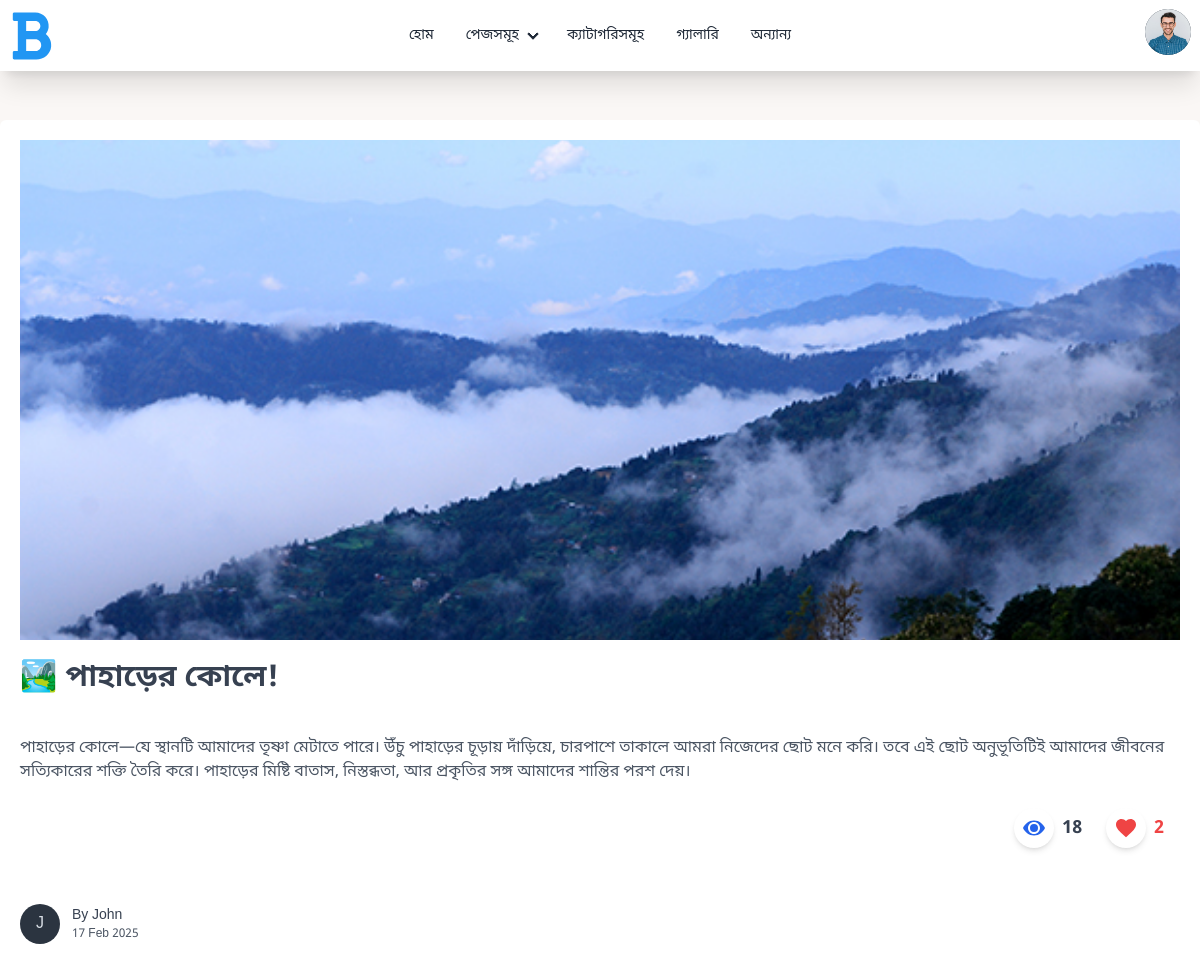
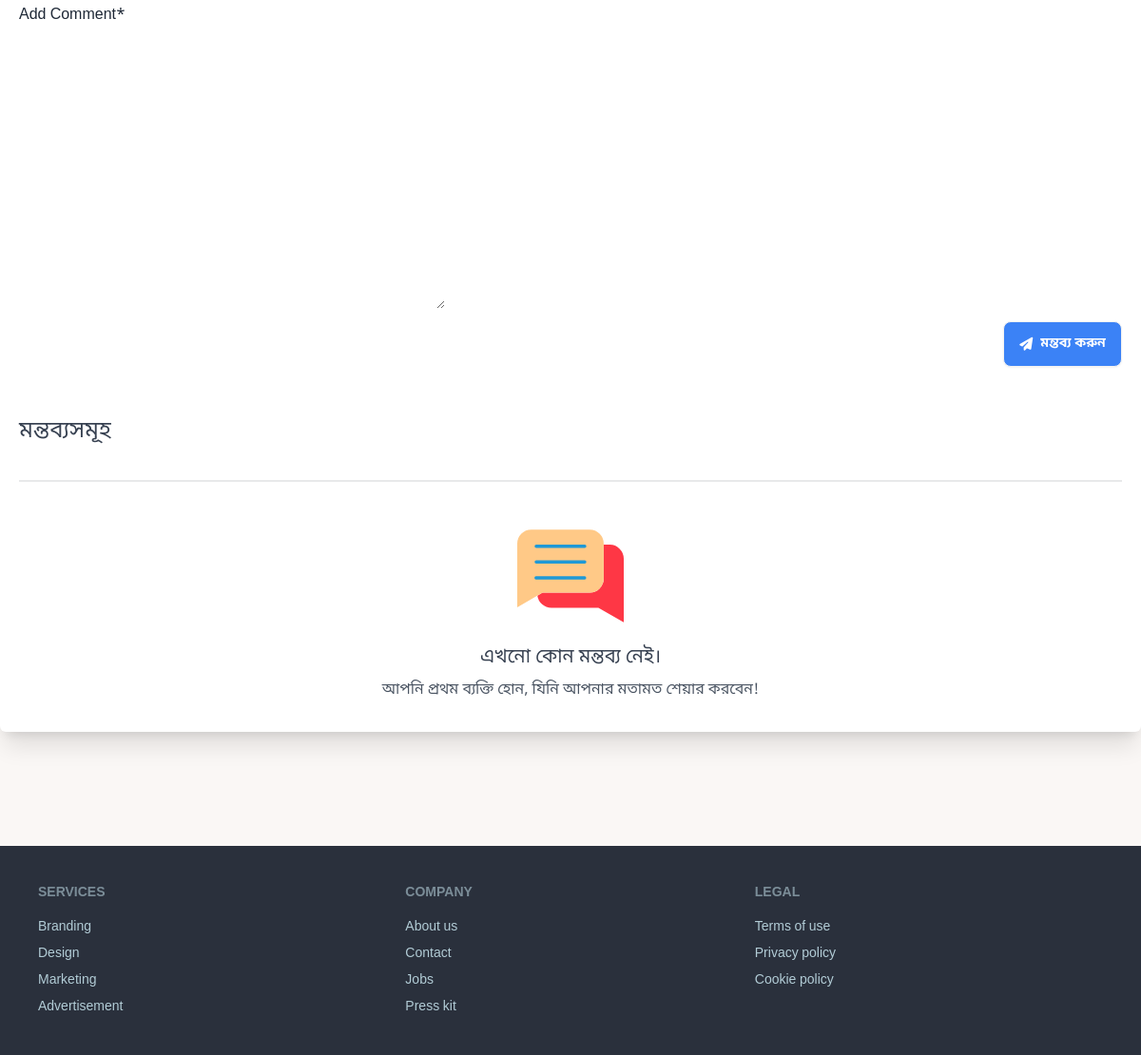
Page /post_detail/9 (signed in) on the committed database (2 pictures, top to bottom).
### UserAuth/models.py (models this page shows, shortened)
class Profile(models.Model):
    user = models.OneToOneField(User, on_delete=models.CASCADE)
    bio = models.TextField(blank=True, null=True)
    profile_picture = models.ImageField(upload_to='profile_pics/', blank=True, null=True)
    location = models.CharField(max_length=100, blank=True, null=True)
    date_of_birth = models.DateField(null=True, blank=True)

### Posts/models.py (models this page shows, shortened)
class Post(models.Model):
    title = models.CharField(max_length=200)
    content = models.TextField()
    image = models.ImageField(upload_to='Posts/post_images/', null=True, blank=True)
    author = models.ForeignKey(User, on_delete=models.CASCADE)
    view_count = models.PositiveBigIntegerField(default=0)
    liked_users = models.ManyToManyField(User, related_name='liked_posts', blank=True)
    created_at = models.DateTimeField(auto_now_add=True)
    updated_at = models.DateTimeField(auto_now=True)
    class Meta:
        ordering = ['-created_at']

### Posts/views.py (the view)
# urls.py: path('post_detail/<int:pk>', views.post_detail, name='post_detail'),
def post_detail(request, pk):
    post = get_object_or_404(Post, pk=pk)
    post.view_count += 1
    post.save()
    is_liked = post.liked_users.filter(id=request.user.id).exists()
    comments = post.comment_set.all().order_by('-created_at').select_related('author')
    if request.method == 'POST':
        comment_form = CommentForm(request.POST)
        if comment_form.is_valid():
            comment = comment_form.save(commit=False)
            comment.post = post
            comment.author = request.user
            comment.save()
            messages.success(request, 'Comment added successfully!')
            return redirect('post_detail', pk=post.pk)
        else:
            messages.error(request, 'Invalid comment.')
    else:
        comment_form = CommentForm()
    return render(
        request,
        'Blog/post_detail.html',
        {
            'post': post,
            'comments': comments,
            'form': comment_form,
            'is_liked': is_liked,
        }
    )

### Posts/forms.py
class CommentForm(forms.ModelForm):
    class Meta:
        model = Comment
        fields = ('content',)

### Posts/templates/Blog/post_detail.html (shortened to what this page needs)
{% extends "layouts/main_layout.html" %}
{% load crispy_forms_tags %}
{% block content %}
<section class="max-w-screen-xl mx-auto my-[120px]">
    <div class="card bg-base-100 shadow-xl rounded-md" data-theme="light">
        <figure class="px-5 pt-5">
          <img
            src="{{ post.image.url }}"
            alt="Shoes"
            class="w-full object-cover max-h-[500px]" />
        </figure>
        <div class="card-body p-5">
          <h2 class="text-3xl font-semibold text-gray-700">{{ post.title }}</h2>
          <p class="text-gray-600 mt-8">{{ post.content}}</p>
          <div class="flex items-center justify-end space-x-6 p-4">
            <div class="flex items-center space-x-2 text-gray-700">
              <div class="flex items-center justify-center w-10 h-10 bg-white shadow-md rounded-full">
                <svg class="w-6 h-6 text-blue-600" fill="currentColor" viewBox="0 0 24 24">
                  <path d="M12 4.5C6.857 4.5 2.735 8.025 1 12c1.735 3.975 5.857 7.5 11 7.5s9.265-3.525 11-7.5c-1.735-3.975-5.857-7.5-11-7.5zM12 18c-3.314 0-6-2.686-6-6s2.686-6 6-6 6 2.686 6 6-2.686 6-6 6zm0-10a4 4 0 100 8 4 4 0 000-8z"></path>
                </svg>
              </div>
              <span class="text-lg font-semibold">{{ post.view_count }}</span>
            </div>
            {% if user.is_authenticated %}
            <a href="{% url "like_post" post.id %}" class="flex items-center space-x-2 text-gray-700 {% if is_liked %} text-red-500 {% endif %} transition duration-300">
              <div class="flex items-center justify-center w-10 h-10 bg-white shadow-md rounded-full transition duration-300">
                <svg class="w-6 h-6" fill="currentColor" viewBox="0 0 24 24">
                  <path d="M12 21.35l-1.45-1.32C5.4 15.36 2 12.28 2 8.5 2 5.42 4.42 3 7.5 3c1.74 0 3.41.81 4.5 2.09C13.09 3.81 14.76 3 16.5 3 19.58 3 22 5.42 22 8.5c0 3.78-3.4 6.86-8.55 11.54L12 21.35z"></path>
                </svg>
              </div>
              <span class="text-lg font-semibold">{{ post.liked_users.count }}</span>
            </a>
            {% endif %}
          </div>
          <div class="flex items-center gap-3 mt-8">
            <div class="avatar placeholder">
                <div class="bg-neutral text-neutral-content w-10 rounded-full">
                  <span>{{ post.author.username|slice:"1"|title }}</span>
                </div>
            </div>
              <div class="text-sm">
                <p class="font-medium text-gray-700">By {{ post.author.username }}</p>
                <p class="text-xs text-gray-600">{{ post.created_at|date:"d M Y" }}</p>
              </div>
          </div>
        </div>
        <div class="p-5">
            {% if request.user.is_authenticated %}
            <form method="POST">
                {{ form|crispy }}
                 <div class="flex justify-end">
                     <button type="submit" class="btn bg-blue-500 hover:bg-blue-600 text-white"><i class="fa-solid fa-paper-plane"></i> মন্তব্য করুন</button>
                </div>
            </form>
            {% else %}
                <p class="text-gray-600 text-center text-lg">মন্তব্য করার জন্য আপনাকে <a class="text-purple-600 font-medium" href="{% url "user_login" %}">লগইন</a> করতে হবে।</p>
            {% endif %}
        </div>
        {% include "Blog/components/comment_section.html" %}
    </div>
</section>
{% endblock %}

### templates/layouts/main_layout.html (shortened to what this page needs)
<!DOCTYPE html>
<html data-theme="cupcake" lang="en">
<head>
    <link href="https://cdn.jsdelivr.net/npm/daisyui@4.12.23/dist/full.min.css" rel="stylesheet" type="text/css" />
    <link rel="stylesheet" type="text/css" href="https://cdn.jsdelivr.net/npm/toastify-js/src/toastify.min.css">
    <link rel="stylesheet" href="https://cdnjs.cloudflare.com/ajax/libs/font-awesome/6.7.2/css/all.min.css" />
</head>
<body>
    {% block body %}
    <header class="shadow-xl fixed top-0 left-0 z-50 w-full" data-theme="light">
        {% include "components/nav.html" %}
    </header>
    <main class="mt-[68px]">
        {% block content %}
        {% endblock content %}
    </main>
    {% include "components/footer.html" %}
    {% endblock %}
    <script src="https://cdn.tailwindcss.com"></script>
</body>
</html>

### templates/components/nav.html (shortened to what this page needs)
{% load static %}
<nav class="navbar max-w-screen-xl mx-auto">
    <div class="navbar-start">
        <a href="{% url 'home' %}">
            <div class="w-12">
            </div>
        </a>
    </div>
    <div class="navbar-center hidden lg:flex">
        <ul class="menu menu-horizontal px-1">
            <li><a href="{% url 'home' %}" class="font-medium">হোম</a></li>
            <li>
                <details>
                    <summary class="font-medium">পেজসমূহ</summary>
                </details>
            </li>
            <li><a class="font-medium">ক্যাটাগরিসমূহ</a></li>
            <li><a href="#" class="font-medium">গ্যালারি</a></li>
            <li><a href="#" class="font-medium">অন্যান্য</a></li>
        </ul>
    </div>
    <div class="navbar-end">
        {% if user.is_authenticated %}
        <div class="dropdown dropdown-end">
            <div tabindex="0" role="button" class="btn btn-ghost btn-circle avatar">
                {% if user.profile.profile_picture %}
                <div class="avatar placeholder">
                    <img class="bg-neutral text-neutral-content w-10 rounded-full" src="{{ user.profile.profile_picture.url }}" alt="{{ user.username }}">
                </div>
                {% else %}
                <div class="avatar placeholder">
                    <div class="bg-neutral text-neutral-content w-10 rounded-full">
                        <span>{{ user.username|slice:"1"|title }}</span>
                    </div>
                </div>
                {% endif %}
            </div>
        </div>
        {% else %}
        <a href="{% url 'user_login' %}" class="btn bg-blue-500 hover:bg-blue-600 text-white rounded-md">লগ ইন</a>
        {% endif %}
    </div>
</nav>

### Posts/templates/Blog/components/comment_section.html (shortened to what this page needs)
<div class="py-8 relative">
    <div class="w-full max-w-7xl px-4 md:px-5 lg:px-5 mx-auto">
        <div class="w-full flex-col justify-start items-start gap-3 inline-flex">
            <h2 class="text-gray-700 text-2xl text-center font-medium">মন্তব্যসমূহ</h2>
            <div class="divider"></div>
            <div class="w-full flex-col justify-start items-start gap-8 flex">
                {% for comment in comments %}
                    <div class="w-full lg:p-8 p-5 bg-white rounded-3xl border border-gray-200 flex-col justify-start items-start flex">
                        <div class="w-full flex-col justify-start items-start gap-3.5 flex">
                            <div class="w-full justify-between items-center inline-flex">
                                <div class="justify-start items-center gap-2.5 flex">
                                    <div class="avatar placeholder">
                                        <div class="bg-neutral text-neutral-content w-10 rounded-full">
                                          <span>{{ comment.author.username|slice:"1"|title }}</span>
                                        </div>
                                    </div>
                                    <div class="flex-col justify-start items-start gap-1 inline-flex">
                                        <h5 class="text-gray-700 text-sm font-semibold leading-snug">{{ comment.author.username }}</h5>
                                        <h6 class="text-gray-600 text-xs leading-5 font-medium">{{ comment.created_at|date:"d M Y" }}</h6>
                                    </div>
                                </div>
                            </div>
                            <p id="comment-{{ comment.id }}" class="text-gray-800 text-sm font-normal leading-snug">{{ comment.content }}</p>
                            {% if comment.author == request.user %}
                            <div class="w-full justify-end items-start gap-3 inline-flex">
                                <a href="{% url "delete_comment" comment_id=comment.id %}" onclick="return confirm('আপনি কি সত্যিই এই মন্তব্যটি মুছে ফেলতে চান?')" class="btn btn-error text-white">
                                    মুছুন
                                </a>
                                <button onclick="handleEditComment({{ comment.id }})" class="btn bg-blue-500 hover:bg-blue-600 text-white">
                                   সম্পাদনা করুন
                                </button>
                            </div>
                            {% endif %}
                        </div>
                    </div>
                    {% empty %}
                    <div class="flex flex-col gap-2 items-center w-full">
                          <p class="text-center text-xl font-medium text-gray-700">এখনো কোন মন্তব্য নেই।</p>
                          <p class="text-gray-600">আপনি প্রথম ব্যক্তি হোন, যিনি আপনার মতামত শেয়ার করবেন!</p>
                    </div>
                {% endfor %}
            </div>
        </div>
    </div>
</div>

### templates/components/footer.html
<footer  data-theme="dim">
    <div class="footer text-neutral-content p-10 max-w-screen-xl mx-auto">
        <nav>
            <h6 class="footer-title">Services</h6>
            <a class="link link-hover">Branding</a>
            <a class="link link-hover">Design</a>
            <a class="link link-hover">Marketing</a>
            <a class="link link-hover">Advertisement</a>
          </nav>
          <nav>
            <h6 class="footer-title">Company</h6>
            <a class="link link-hover">About us</a>
            <a class="link link-hover">Contact</a>
            <a class="link link-hover">Jobs</a>
            <a class="link link-hover">Press kit</a>
          </nav>
          <nav>
            <h6 class="footer-title">Legal</h6>
            <a class="link link-hover">Terms of use</a>
            <a class="link link-hover">Privacy policy</a>
            <a class="link link-hover">Cookie policy</a>
          </nav>
    </div>
</footer>

### templates/layouts/main_layout.html (style rules this page uses)
body { font-family: 'Noto Sans Bengali', sans-serif; }

### rows in the picture
Post: image (picture), title "🏞️ পাহাড়ের কোলে!", content "পাহাড়ের কোলে—যে স্থানটি আমাদের তৃষ্ণা মেটাতে পারে। উঁচু পাহাড়ের চূড়ায় দাঁড়িয়ে, চারপাশে তাকালে আমরা নিজেদের ছোট মনে করি। তবে এই ছোট অনুভূতিটিই আমাদের জীবনের সত্যিকারের শক্তি তৈরি করে। পাহাড়ের মিষ্টি বাতাস, নিস্তব্ধতা, আর প্রকৃতির সঙ্গ আমাদের শান্তির পরশ দেয়।", view_count "18", liked_users.count "2", author.username "J", author.username "John", created_at "17 Feb 2025"
